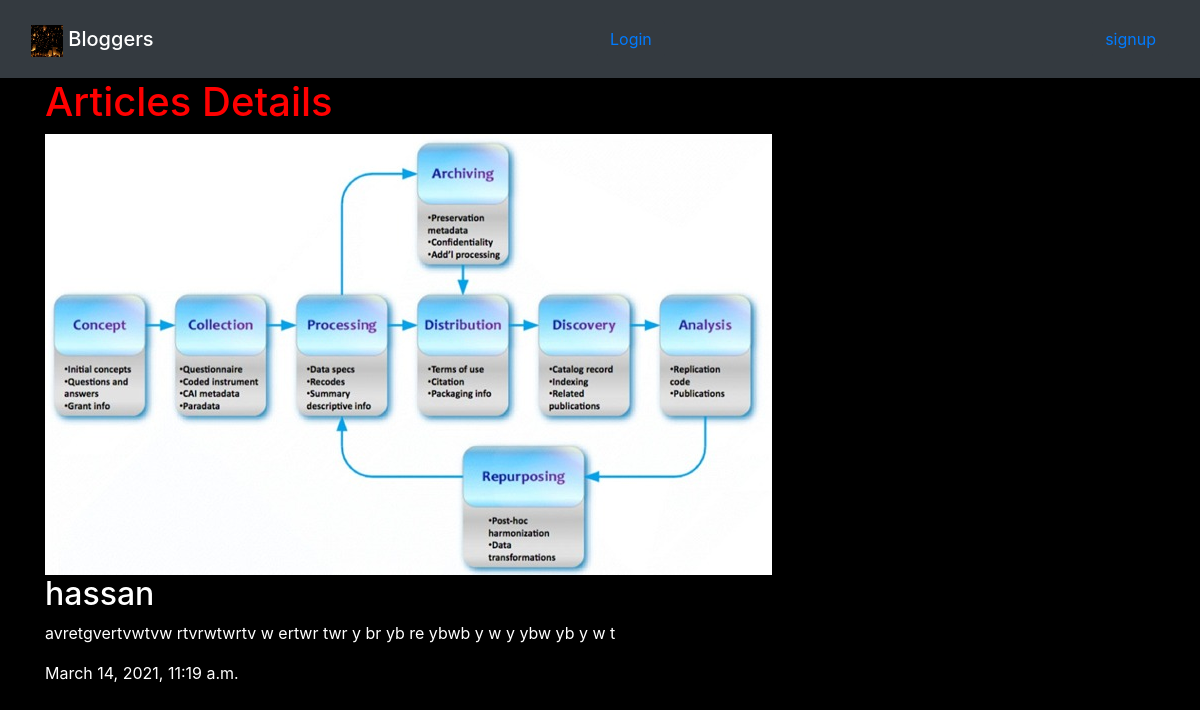
The app's page /blog/hassan/ with its own data.
### blog/models.py (models this page shows, shortened)
class Article(models.Model):
    title = models.CharField(max_length = 100)
    slug = models.SlugField()
    body = models.TextField()
    date = models.DateTimeField(auto_now_add = True)
    thumb = models.ImageField(default='default.png', blank=True)
    author = models.ForeignKey(User, models.SET_NULL, blank=True, null=True,)

### blog/views.py (the view)
# urls.py: re_path(r'^(?P<slug>[\w-]+)/$', views.article_details, name='details'),
def article_details(request, slug):
    article = Article.objects.get(slug=slug)
    return render(request, 'blog/details.html', {'article': article})

### blog/templates/blog/details.html
{% extends 'base.html' %}
{% block content %}
<div class="article-detail">
    <h1>Articles Details</h1>
    <div class="article">
        <img src="{{ article.thumb.url  }}">
        <h2>{{ article.title}}</h2>
        <p>{{ article.body}}</p>
        <p>{{ article.date}}</p>
    </div>
</div>
{% endblock content %}

### static/blog/styles.css (style rules this page uses)
h1 { color: red; }

### templates/base.html (style rules this page uses)
body { background-color: black; color: white; }

### records on screen
Article: thumb (picture), title "hassan", body "avretgvertvwtvw rtvrwtwrtv w ertwr twr y br yb re ybwb y w y ybw yb y w t", date "March 14, 2021, 11:19 a.m."
